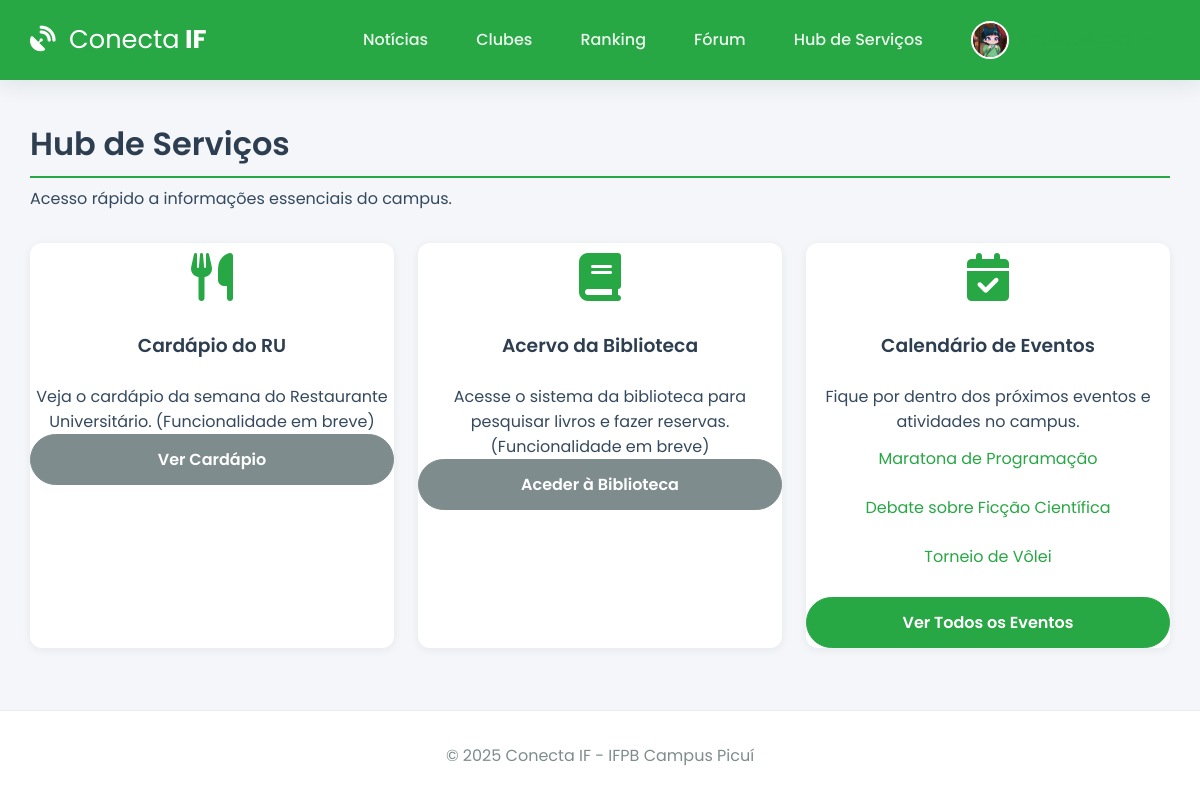
/hub_servicos (signed in), run on the app's committed database.
### app.py (models this page shows, shortened)
class User(db.Model):
    id = db.Column(db.Integer, primary_key=True)
    username = db.Column(db.String(12), unique=True, nullable=False) # Matrícula
    password_hash = db.Column(db.String(256), nullable=False)
    image_file = db.Column(db.String(100), nullable=False, default='default.jpg')
    eventos_inscritos = db.relationship('Evento', secondary=inscricao_evento_tabela, back_populates='alunos_inscritos', lazy='dynamic')
    clubes_membro = db.relationship('Clube', secondary=membros_clube_tabela, back_populates='membros', lazy='dynamic')
    topicos_criados = db.relationship('ForumTopico', backref='autor', lazy='dynamic')
    posts_criados = db.relationship('ForumPost', backref='autor', lazy='dynamic')

class Evento(db.Model):
    id = db.Column(db.Integer, primary_key=True)
    titulo = db.Column(db.String(200), nullable=False)
    descricao = db.Column(db.Text, nullable=False)
    vagas = db.Column(db.Integer, nullable=False)
    data_evento = db.Column(db.DateTime, nullable=False, default=lambda: datetime.now(timezone.utc))
    clube_id = db.Column(db.Integer, db.ForeignKey('clube.id'), nullable=False)
    alunos_inscritos = db.relationship('User', secondary=inscricao_evento_tabela, back_populates='eventos_inscritos', lazy='dynamic')
    noticias = db.relationship('Noticia', backref='evento', lazy='dynamic', cascade="all, delete-orphan")

### app.py (the view)
@app.route('/hub_servicos')
@login_required
def hub_servicos():
    eventos_futuros = Evento.query.filter(Evento.vagas > 0).order_by(Evento.data_evento.asc()).limit(3).all()
    return render_template('hub_servicos.html', eventos_futuros=eventos_futuros)

### app.py (called while the page is built)
@app.before_request
def load_logged_in_user():
    user_id = session.get('user_id')
    if user_id is None:
        g.user = None
    else:
        g.user = User.query.get(int(user_id))
        if g.user is None:
            session.clear()

def login_required(f):
    @wraps(f)
    def decorated_function(*args, **kwargs):
        if g.user is None:
            flash('Você precisa fazer login para acessar esta página.', 'warning')
            return redirect(url_for('login'))
        return f(*args, **kwargs)
    return decorated_function

@app.context_processor
def inject_user_and_year():
    return dict(current_user_data=g.user, current_year=datetime.now(timezone.utc).year)

### templates/hub_servicos.html (shortened to what this page needs)
{% extends 'base.html' %}
{% block content %}
    <h1 class="page-header">Hub de Serviços</h1>
    <p class="lead text-muted" style="margin-top: -1rem; margin-bottom: 2rem;">Acesso rápido a informações essenciais do campus.</p>
    <div class="hub-grid">
        <div class="card hub-card">
            <div class="hub-card-icon">
                <i class="fas fa-utensils"></i>
            </div>
            <h3>Cardápio do RU</h3>
            <p>Veja o cardápio da semana do Restaurante Universitário. (Funcionalidade em breve)</p>
            <a href="#" class="btn btn-secondary" disabled>Ver Cardápio</a>
        </div>
        <div class="card hub-card">
            <div class="hub-card-icon">
                <i class="fas fa-book"></i>
            </div>
            <h3>Acervo da Biblioteca</h3>
            <p>Acesse o sistema da biblioteca para pesquisar livros e fazer reservas. (Funcionalidade em breve)</p>
            <a href="#" class="btn btn-secondary" disabled>Aceder à Biblioteca</a>
        </div>
        <div class="card hub-card">
            <div class="hub-card-icon">
                <i class="fas fa-calendar-check"></i>
            </div>
            <h3>Calendário de Eventos</h3>
            <p>Fique por dentro dos próximos eventos e atividades no campus.</p>
            {% for evento in eventos_futuros %}
                <a href="{{ url_for('detalhe_evento', evento_id=evento.id) }}" class="event-link">{{ evento.titulo }}</a>
            {% endfor %}
            <a href="{{ url_for('eventos') }}" class="btn" style="margin-top: 1rem;">Ver Todos os Eventos</a>
        </div>
    </div>
{% endblock %}

### templates/base.html (shortened to what this page needs)
<!DOCTYPE html>
<html lang="pt-br">
<head>
    <link rel="stylesheet" href="https://cdnjs.cloudflare.com/ajax/libs/font-awesome/6.5.2/css/all.min.css" />
    <link rel="stylesheet" href="{{ url_for('static', filename='css/style.css') }}">
</head>
<body>
    <header class="header">
        <div class="container">
            <nav class="navbar">
                <a class="navbar-brand" href="{{ url_for('noticias') if current_user_data else url_for('login') }}">
                    <i class="fas fa-satellite-dish"></i> <strong>Conecta</strong> IF
                </a>
                <div class="nav-links" id="nav-links">
                    {% if current_user_data %}
                        <a class="nav-item" href="{{ url_for('noticias') }}">Notícias</a>
                        <a class="nav-item" href="{{ url_for('clubes') }}">Clubes</a>
                        <a class="nav-item" href="{{ url_for('ranking') }}">Ranking</a>
                        <a class="nav-item" href="{{ url_for('forum') }}">Fórum</a>
                        <a class="nav-item" href="{{ url_for('hub_servicos') }}">Hub de Serviços</a>
                        <div class="nav-item user-menu">
                             <a class="user-menu-trigger" href="#">
                                 <img src="{{ url_for('static', filename='profile_pics/' + current_user_data.image_file) }}" class="nav-profile-image">
                                 <span>{{ current_user_data.username }}</span> <i class="fas fa-chevron-down dropdown-icon"></i>
                            </a>
                        </div>
                    {% else %}
                        <a href="{{ url_for('login') }}" class="nav-item">Entrar</a>
                        <a href="{{ url_for('register') }}" class="nav-item btn btn-outline">Registar</a>
                    {% endif %}
                </div>
            </nav>
        </div>
    </header>
    <main class="container">
        {% block content %}{% endblock %}
    </main>
    <footer class="footer">
        <p>&copy; {{ current_year }} Conecta IF - IFPB Campus Picuí</p>
    </footer>
</body>
</html>

### static/css/style.css (style rules this page uses)
:root { --ifpb-green: #28a745; --ifpb-green-dark: #218838; --dark-blue: #2c3e50; --light-gray: #ecf0f1; --medium-gray: #bdc3c7; --text-color: #34495e; --light-text: #7f8c8d; --background-color: #f4f6f9; --surface-color: #ffffff; --border-color: #e9ecef; --font-family-base: 'Poppins', sans-serif; --shadow-sm: 0 2px 8px rgba(44, 62, 80, 0.07); --shadow-md: 0 5px 20px rgba(44, 62, 80, 0.1); --border-radius: 12px; }
* { box-sizing: border-box; margin: 0; padding: 0; }
html { height: 100%; }
body { font-family: var(--font-family-base); background-color: var(--background-color); color: var(--text-color); display: flex; flex-direction: column; min-height: 100%; }
.container { width: 95%; max-width: 1200px; margin: 0 auto; }
main.container { flex-grow: 1; padding-top: 2.5rem; padding-bottom: 2.5rem; }
h1, h2, h3, h4 { font-weight: 600; color: var(--dark-blue); margin-bottom: 1.5rem; }
a { color: var(--ifpb-green); text-decoration: none; transition: color 0.2s; }
.header { background-color: var(--ifpb-green); padding: 0.8rem 0; box-shadow: var(--shadow-md); position: sticky; top: 0; z-index: 1000; }
.navbar { display: flex; justify-content: space-between; align-items: center; }
.navbar-brand { font-weight: 700; font-size: 1.6rem; color: var(--surface-color); }
.navbar-brand i { margin-right: 0.5rem; }
.navbar-brand strong { font-weight: 400; }
.nav-links { display: flex; align-items: center; gap: 1rem; }
.nav-item { color: rgba(255, 255, 255, 0.9); font-weight: 500; padding: 0.5rem 1rem; border-radius: var(--border-radius); transition: background-color 0.2s; }
.nav-profile-image { width: 38px; height: 38px; border-radius: 50%; margin-right: 10px; object-fit: cover; border: 2px solid var(--surface-color); }
.user-menu { position: relative; }
.user-menu-trigger { display: flex; align-items: center; cursor: pointer; }
.user-menu-trigger .dropdown-icon { font-size: 0.8em; margin-left: 0.5rem; transition: transform 0.2s; }
.card { background-color: var(--surface-color); border-radius: var(--border-radius); box-shadow: var(--shadow-sm); transition: all 0.3s ease-in-out; display: flex; flex-direction: column; height: 100%; }
.btn { background-color: var(--ifpb-green); border: 1px solid var(--ifpb-green); color: #fff; font-weight: 600; padding: 0.75rem 1.75rem; border-radius: 50px; transition: all 0.3s ease; cursor: pointer; text-align: center; display: inline-flex; align-items: center; gap: 0.5rem; justify-content: center; }
.btn.btn-secondary { background-color: var(--light-text); border-color: var(--light-text); }
.page-header { border-bottom: 2px solid var(--ifpb-green); padding-bottom: 0.5rem; }
.hub-grid { display: grid; grid-template-columns: repeat(auto-fill, minmax(300px, 1fr)); gap: 1.5rem; }
.hub-card { text-align: center; }
.hub-card-icon { font-size: 3rem; color: var(--ifpb-green); margin-bottom: 1rem; }
.hub-card .event-link { display: block; padding: 0.5rem; margin: 0.25rem 0; border-radius: var(--border-radius); transition: background-color 0.2s; }
.footer { padding: 2rem 0; background-color: var(--surface-color); text-align: center; margin-top: auto; border-top: 1px solid var(--border-color); }
.footer p { margin: 0; color: var(--light-text); }

### data on the page
User: image_file (placeholder picture)
Evento: titulo "Maratona de Programação"
Evento: titulo "Debate sobre Ficção Científica"
Evento: titulo "Torneio de Vôlei"
